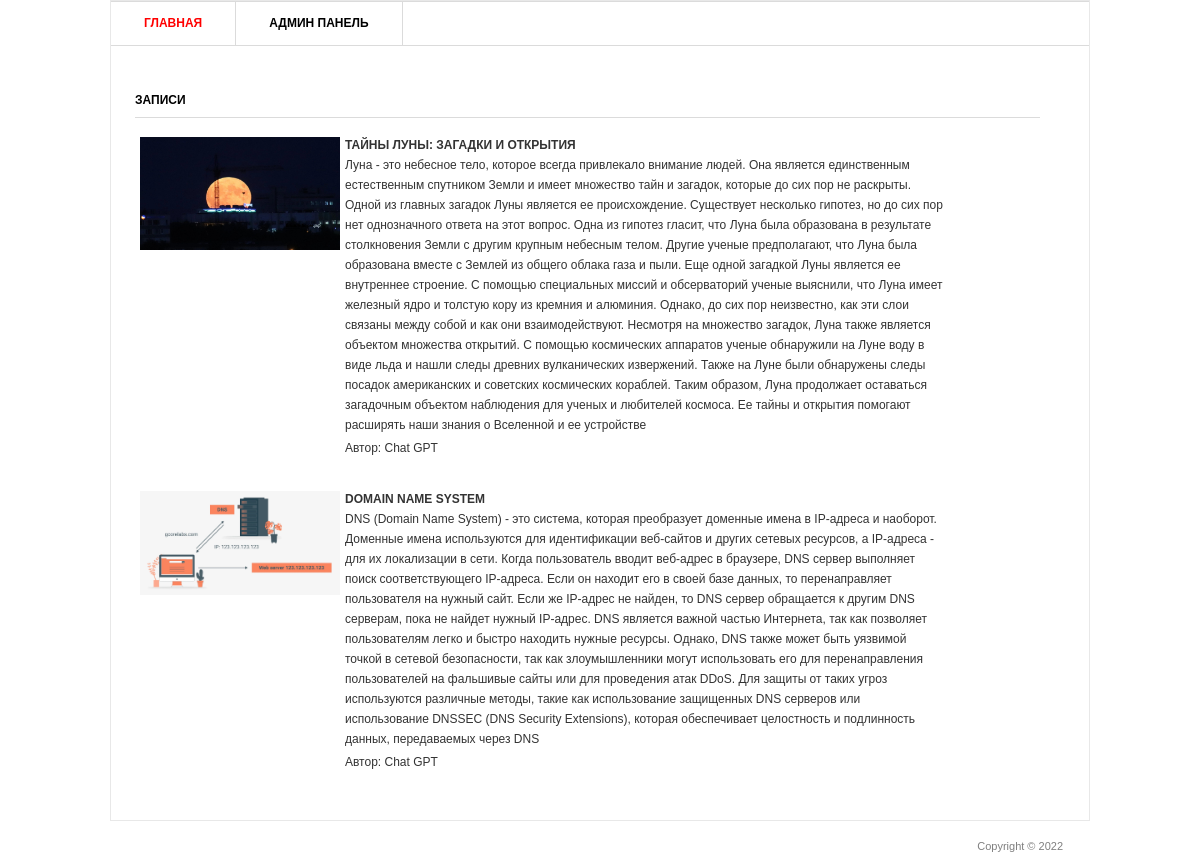
The page / on the database its author committed.
### blog/models.py (models this page shows, shortened)
class Post(models.Model):
    title = models.CharField('Заголовок записи', max_length=100)
    description = models.TextField('Текст записи')
    author = models.CharField('Имя автора', max_length=100)
    date = models.DateField('Дата публикации')
    img = models.ImageField('Изображения', upload_to='image/%Y')
    class Meta:
        verbose_name = 'Запись'
        verbose_name_plural = 'Записи'

### blog/views.py (the view)
# urls.py: path('', views.PostView.as_view()),
class PostView(View):
    def get(self, request):
        posts = Post.objects.all()
        return render(request, 'blog/blog.html', {'post_list': posts})

### templates/blog/blog.html (shortened to what this page needs)
{% load static %}
<html >
<head>
	<link rel="stylesheet" href="{% static 'css/style.css' %}" type="text/css" media="all" />
</head>
<body>
<div class="shell">
	<div class="border">
		<div id="navigation">
			<ul>
			    <li><a href="#" class="active">Главная</a></li>
			    <li><a href="#">Админ панель</a></li>
			</ul>
		</div>
		<div id="main">
			<div id="content" class="left">
				<div class="projects">
					<h3>Записи</h3>
					{% for post in post_list %}
					<div class="item">
						<div class="image left">
							<a href="#"><img src="{{ post.img.url }}" width=200px /></a>
						</div>
						<div class="text left">
							<h4>{{ post.title }}</h4>
							<p>{{ post.description }}</p>
							<p>Автор: {{ post.author }}</p>
						</div>
					</div>
					{% endfor %}
				</div>
			</div>
		</div>
	</div>
	<div id="footer">
		<p class="copy right">Copyright &copy;  2022 </p>
	</div>
</div>
</body>
</html>

### static/css/style.css (style rules this page uses)
* { margin: 0; padding: 0; outline:0; }
body { font-size: 12px; line-height: 20px; font-family: Georgia, Arial, Helvetica, Sans-Serif; color: #333; background: url() repeat 0 0; }
a { color: #ff0000; text-decoration: none; cursor:pointer; }
a img { border: 0; }
.left, .alignleft { float: left; display: inline; }
.right, .alignright { float: right; display: inline; }
.shell { width: 980px; margin: 0 auto; }
.border { border: 1px solid #e8e8e8; background: #fff; position: relative; }
#navigation { height: 43px; border-top: 1px solid #dbdbdb; border-bottom: 1px solid #dbdbdb; }
#navigation ul { list-style: none; }
#navigation ul li { float: left; height: 43px; border-right: 1px solid #dbdbdb; font-size: 12px; line-height: 43px; font-weight: bold; text-transform: uppercase; }
#navigation ul li a { float: left; height: 43px; color: #000; padding: 0 33px; }
#navigation ul li a:hover, #navigation ul li a.active { color: #ff0000; text-decoration: none; }
#main { width: 932px; padding: 37px 24px 17px 24px; }
#main h3 { font-size: 12px; line-height: 15px; color: #000; text-transform: uppercase; border-bottom: 1px solid #dbdbdb; padding: 0 0 9px 0; }
#content { width: 905px; }
.projects { padding: 10px 0 0 0; }
.projects h3 { margin: 0 0 17px 0; }
.projects .item { margin: 0 0 28px 0; }
.projects .image { width: 183px; height: 111px; border: 0px solid #dbdbdb; padding: 2px; margin: 0 20px 0 3px; }
.projects .text { width: 600px; }
.projects .text h4 { font-size: 12px; line-height: 15px; color: #333; text-transform: uppercase; padding: 3px 0 2px 0; }
.projects .text p { padding: 0 0 3px 0; }
#footer { font-family: Arial, sans-serif; font-size: 11px; line-height: 14px; color: #7f7f7f; padding: 18px 27px 20px 38px; }

### rows shown on the page
Post: img (picture), title "ТАЙНЫ ЛУНЫ: ЗАГАДКИ И ОТКРЫТИЯ", description "Луна - это небесное тело, которое всегда привлекало внимание людей. Она является единственным естественным спутником Земли и имеет множество тайн и загадок, которые до сих пор не раскрыты. Одной из главных загадок Луны является ее происхождение. Существует несколько гипотез, но до сих пор нет однозначного ответа на этот вопрос. Одна из гипотез гласит, что Луна была образована в результате столкновения Земли с другим крупным небесным телом. Другие ученые предполагают, что Луна была образована вместе с Землей из общего облака газа и пыли. Еще одной загадкой Луны является ее внутреннее строение. С помощью специальных миссий и обсерваторий ученые выяснили, что Луна имеет железный ядро и толстую…", author "Chat GPT"
Post: img (picture), title "DOMAIN NAME SYSTEM", description "DNS (Domain Name System) - это система, которая преобразует доменные имена в IP-адреса и наоборот. Доменные имена используются для идентификации веб-сайтов и других сетевых ресурсов, а IP-адреса - для их локализации в сети. Когда пользователь вводит веб-адрес в браузере, DNS сервер выполняет поиск соответствующего IP-адреса. Если он находит его в своей базе данных, то перенаправляет пользователя на нужный сайт. Если же IP-адрес не найден, то DNS сервер обращается к другим DNS серверам, пока не найдет нужный IP-адрес. DNS является важной частью Интернета, так как позволяет пользователям легко и быстро находить нужные ресурсы. Однако, DNS также может быть уязвимой точкой в сетевой…", author "Chat GPT"
